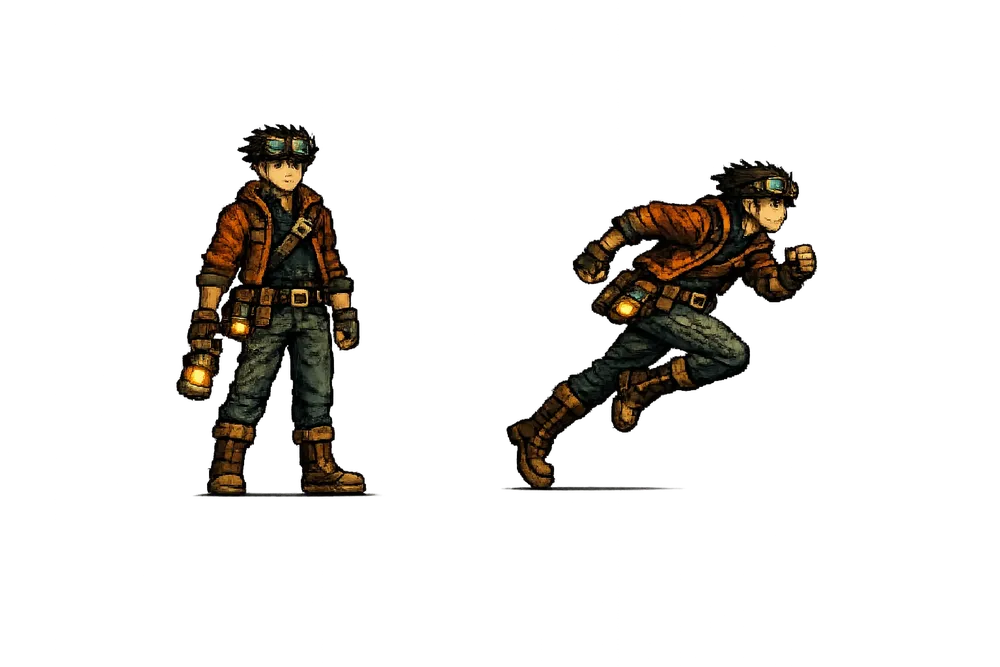
#> input picture art/pixel/characters/theo/image-1784210695955.webp, 1000 x 667 px, shrunk from 1536 x 1024 before the run
$ python align_foot_line.py ../../art/pixel/characters/theo/image-1784210695955.webp ../../art/pixel/characters/theo/theo-era-zero-pixel-sheet-v01.png 5
#> lines starting #> are read from the running program, lines starting #| are printed output that depends on the picture
"""Shift a sprite frame vertically (pure translation, no rescaling) so its
character's foot line lands at a target canvas Y.

Unlike normalize_run_frames.py (which corrects scale mismatches between
AI-generated poses of different sizes), this is for hand-crafted frames that
already share the same canvas size and character scale, but were positioned
at a different height within the canvas -- e.g. Theo's Photoshop idle frames
(foot around y=987 in a 1024-tall canvas) versus the run frames (foot around
y=926). Since scale is already consistent, only a vertical shift is needed;
shifting is lossless (no resampling).

Usage: python3 align_foot_line.py <src.png> <dst.png> <target_foot_y>
"""
import sys
from PIL import Image


def character_bbox(img):
    w, h = img.size
    px = img.load()
    minx, miny, maxx, maxy = w, h, 0, 0
    found = False
    for y in range(h):
        for x in range(w):
            if px[x, y][3] > 40:
                found = True
                minx = min(minx, x)
                maxx = max(maxx, x)
                miny = min(miny, y)
                maxy = max(maxy, y)
    if not found:
        return None
    return (minx, miny, maxx, maxy)


def align(src_path, dst_path, target_foot_y):
#> called with target_foot_y = 5
    img = Image.open(src_path).convert("RGBA")
#> img is the input picture: PIL image 1000x667 RGBA; mean R, G, B, A 7.2, 5.4, 3.1, 29.8
    w, h = img.size
#> w = 1000; h = 667
    _, _, _, maxy = character_bbox(img)
#> maxy = 496
    shift = target_foot_y - maxy
#> shift = -491

    canvas = Image.new("RGBA", (w, h), (0, 0, 0, 0))
#> canvas: PIL image 1000x667 RGBA; every value is 0
    canvas.alpha_composite(img, (0, shift))
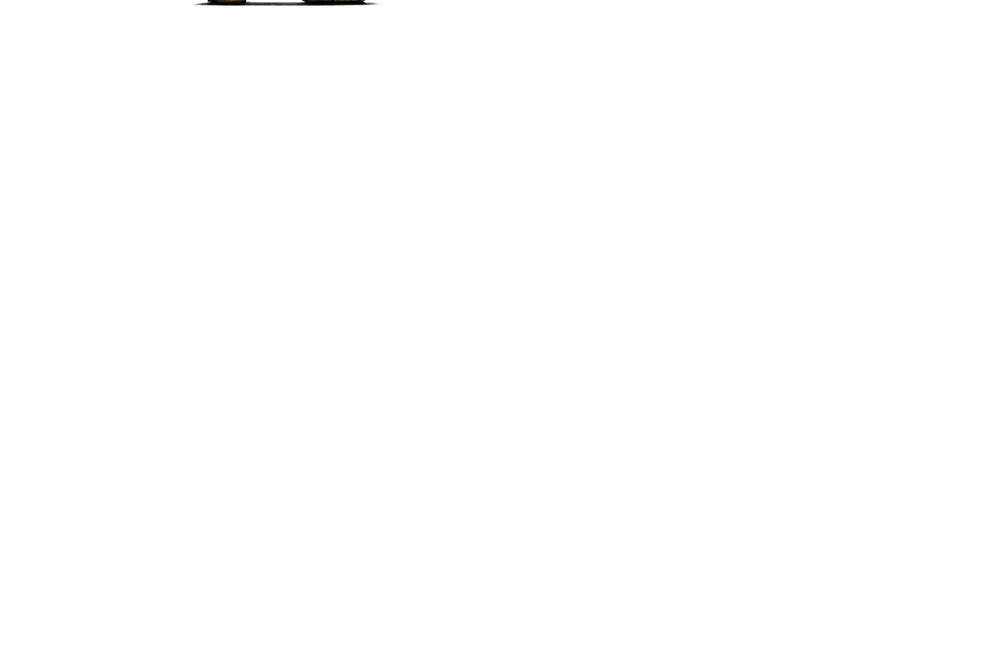
#> canvas: PIL image 1000x667 RGBA; mean R, G, B, A 0, 0, 0, 0.3; transparent parts drawn white
    canvas.save(dst_path)
    print(f"{src_path}: foot {maxy} -> {target_foot_y} (shift {shift:+d})")
#| ../../art/pixel/characters/theo/image-1784210695955.webp: foot 496 -> 5 (shift -491)


if __name__ == "__main__":
    align(sys.argv[1], sys.argv[2], int(sys.argv[3]))
